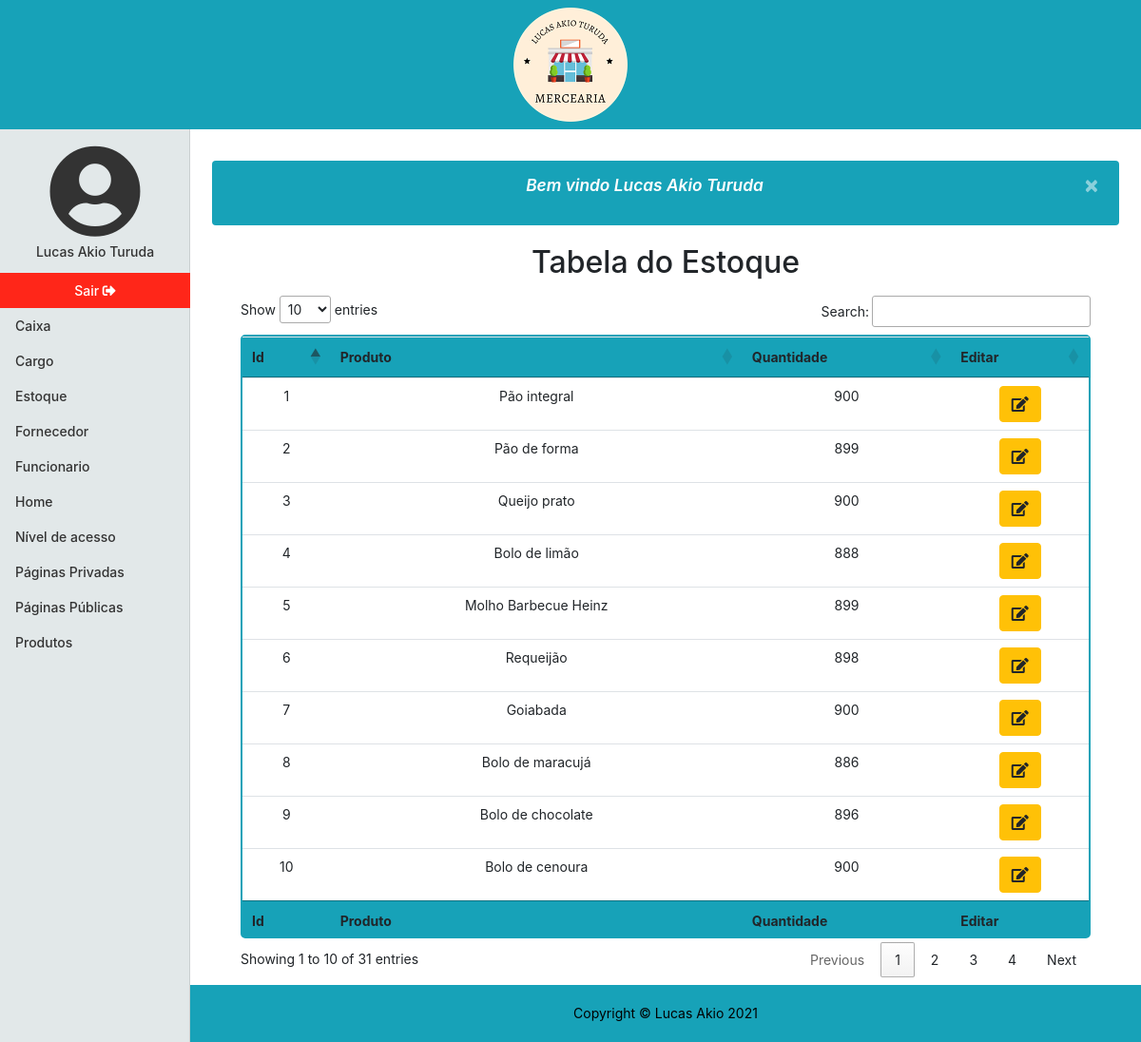
/estoque (signed in), run on the app's committed database.
### tables this page shows
CREATE TABLE `estoque` (
  `id` int NOT NULL AUTO_INCREMENT,
  `produto_id` int NOT NULL,
  `quantidade` int NOT NULL,
  PRIMARY KEY (`id`,`produto_id`),
  UNIQUE KEY `produto_id_UNIQUE` (`produto_id`),
  KEY `fk_estoque_produto_idx` (`produto_id`) /*!80000 INVISIBLE */,
  CONSTRAINT `fk_estoque_produto` FOREIGN KEY (`produto_id`) REFERENCES `produto` (`id`) ON DELETE CASCADE ON UPDATE CASCADE
);

CREATE TABLE `produto` (
  `id` int NOT NULL AUTO_INCREMENT,
  `nome` varchar(30) NOT NULL,
  `preco` double NOT NULL,
  `fornecedor_id` int NOT NULL,
  `codigo_id` int NOT NULL,
  `kilograma` double NOT NULL DEFAULT '0',
  `litro` double NOT NULL DEFAULT '0',
  `dt_registro` datetime NOT NULL,
  PRIMARY KEY (`id`,`fornecedor_id`,`codigo_id`),
  KEY `fk_produto_fornecedor_idx` (`fornecedor_id`),
  KEY `fk_produto_codigo_idx` (`codigo_id`),
  CONSTRAINT `fk_produto_codigo` FOREIGN KEY (`codigo_id`) REFERENCES `codigo` (`id`) ON DELETE CASCADE ON UPDATE CASCADE,
  CONSTRAINT `fk_produto_fornecedor` FOREIGN KEY (`fornecedor_id`) REFERENCES `fornecedor` (`id`)
);

### app/Controller/Estoque.php (called while the page is built, shortened)
<?php
    class Estoque extends Controller
    {
        private $dados;
        public function index()
        {
            $this->listar();
            $pagina = new \Core\ConfigView("View/estoque/index",$this->dados);
            $pagina->renderizar();
        }
        private function listar()
        {
            $tabela = new \App\Model\Estoque();
            $this->dados = $tabela->listar();
        }
    }

### core/ConfigController.php (called while the page is built, shortened)
<?php
class ConfigController
{
    private string $urlMetodo;
    public function __construct()
    {
        if(!empty(filter_input(INPUT_GET,"url",FILTER_SANITIZE_URL)))
        {
            $this->url = filter_input(INPUT_GET,"url",FILTER_SANITIZE_URL);
            $this->urlDividida = explode('/',$this->url,);
            if(isset($this->urlDividida[1]) && !empty($this->urlDividida[1]))
            {
                $this->urlMetodo = $this->urlDividida[1];
            }
            else{
                $this->urlMetodo = "index";
            }
        }
        else{
            $this->urlController = "login";
            $this->urlMetodo = "index";
        }
    }
    public function carregar()
    {
        $metodo = $this->urlMetodo;
        $pagina = new $classe();
        $pagina->$metodo();
    }
}
?>

### index.php (called while the page is built, shortened)
<?php
$url = new Core\ConfigController();
$url->carregar();
?>

### app/Model/Model.php (called while the page is built, shortened)
<?php
class Model extends Conexao
{
    protected $conn;
    function __construct()
    {
        $this->conn = parent::conectar();
    }
    final protected function projetarTodos($query): array
    {
        $this->query = $this->conn->prepare($query);
        $this->query->execute();
        return $this->query->fetchAll(PDO::FETCH_ASSOC);
    }
}
?>

### app/Model/Conexao.php (called while the page is built, shortened)
<?php
class Conexao
{
   private $bdType = "mysql";
   private $host = "localhost";
   private $user = "root";
   private $password = "root";
   private $port = 3306;
   private $bdname = "mercearia";
   protected function conectar()
   {
       try{
            $con = new PDO($this->bdType.':host='.$this->host.';port='.$this->port.';dbname='.$this->bdname, $this->user, $this->password);
            $con->setAttribute(PDO::ATTR_ERRMODE, PDO::ERRMODE_EXCEPTION);
            return $con;
       }
       catch(PDOException $e)
       {
           $alerta = new \App\Model\Alerta();
           $msg= $alerta->alertaFalha("Não foi possivel realizar uma conexão com o site, tente novamente!");
           $_SESSION['msg'] = $msg;
            header("Location:". URL . "paginaInvalida/index");
            exit();
       }
   }
}

### app/Model/Estoque.php (called while the page is built, shortened)
<?php
class Estoque extends Model
{
    public function listar(): array
    {
        $listar = parent::projetarTodos(
            "SELECT e.id, p.nome AS produto, e.quantidade
            FROM estoque e
            INNER JOIN produto p
            ON p.id = e.id
            ORDER BY p.nome"
        );
        return $listar;
    }
}

### app/View/estoque/index.php (the view, shortened to what this page needs)
<!DOCTYPE html>
<html lang="pt-br">
<head>
    <link rel="stylesheet" href="https://cdn.jsdelivr.net/npm/bootstrap@4.6.0/dist/css/bootstrap.min.css">
    <link href="<?php echo URL; ?>app/Assets/css/mercearia.css" rel="stylesheet">
    <link href="<?php echo URL; ?>app/Assets/fontawesome/css/all.css" rel="stylesheet">
    <link href="https://cdn.datatables.net/1.10.25/css/jquery.dataTables.min.css" rel="stylesheet">
</head>
<?php
include_once "app/View/include/header.php";
?>
<div class="container-fluid">
    <div class="row">
        <?php
        include_once "app/View/include/menulateral.php";
        ?>
        <div class="col-md-9 ml-auto col-lg-10 principal">
            <main role="main" class="m-2">
                <?php
                if (isset($_SESSION['msg'])) {
                    echo $_SESSION['msg'];
                }
                ?>
                <h2 class="text-center mb-3">Tabela do Estoque</h2>
                <div class="table-responsive">
                    <table id="listar-estoque" class="table table-hover text-center tabela-personalizada">
                        <thead class="bg-info">
                            <tr>
                                <th>Id</th>
                                <th>Produto</th>
                                <th>Quantidade</th>
                                <th>Editar</th>
                            </tr>
                        </thead>
                        <tbody>
                            <?php
                            foreach ($this->dados as $coluna => $item) {
                            ?> <tr>
                                    <td><?php echo $item['id']; ?></td>
                                    <td><?php echo $item['produto']; ?></td>
                                    <td><?php echo $item['quantidade']; ?></td>
                                    <td>
                                        <a href="<?php echo URL; ?>estoque/editar/&id=<?php echo $item['id'] ?>" class="btn btn-warning col-mb-3"><i class="fas fa-edit"></i></a>
                                    </td>
                                </tr>
                            <?php
                            }
                            ?>
                        </tbody>
                        <tfoot class="bg-info">
                            <tr>
                                <th>Id</th>
                                <th>Produto</th>
                                <th>Quantidade</th>
                                <th>Editar</th>
                            </tr>
                        </tfoot>
                    </table>
                </div>
            </main>
            <?php
            include_once "app/View/include/footer.php";
            ?>
            </body>
</html>

### app/Assets/css/mercearia.css (style rules this page uses)
body { font-size: .875rem; }
.alertaBemvindo { background-color: #17a2b8; color:white; font-size: 13pt; font-style: italic; font-weight: 600; margin: 0 15px 20px; }
.principal { min-height: 83vh; padding-left: 0; padding-right: 0; padding-bottom: 60px; }
main { height: 100%; padding-top:25px; }
.tabela-personalizada { border:2px solid #17a2b8; border-radius: 5px; }

### data on the page
estoque: id "10", produto.nome "Bolo de cenoura", quantidade "900"
estoque: id "9", produto.nome "Bolo de chocolate", quantidade "896"
estoque: id "4", produto.nome "Bolo de limão", quantidade "888"
estoque: id "8", produto.nome "Bolo de maracujá", quantidade "886"
estoque: id "7", produto.nome "Goiabada", quantidade "900"
estoque: id "5", produto.nome "Molho Barbecue Heinz", quantidade "899"
estoque: id "2", produto.nome "Pão de forma", quantidade "899"
estoque: id "1", produto.nome "Pão integral", quantidade "900"
estoque: id "3", produto.nome "Queijo prato", quantidade "900"
estoque: id "6", produto.nome "Requeijão", quantidade "898"

### other printed values
$_SESSION['usuario_nome'] "Lucas Akio Turuda"
$pagina "Caixa"
$pagina "Cargo"
$pagina "Estoque"
$pagina "Fornecedor"
$pagina "Funcionario"
$pagina "Home"
$pagina "Produtos"
$_SESSION['msg'] "Bem vindo Lucas Akio Turuda ×"
